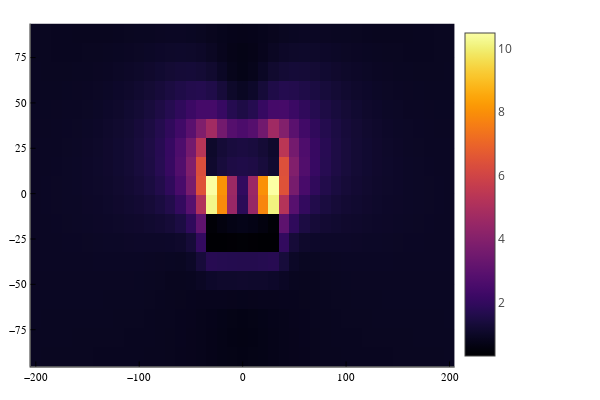

The notebook cell saved with this chart:
### Code cell
heatmap(xA,yA,imagenE)

### Figure 1 — Plotly figure (JSON) as saved in the notebook; plotly's stock layout.template omitted (floating-point values rounded to 4 significant figures; data arrays with more than 128 entries replaced by an {"elided": "..."} marker saying what was removed)
{"data": [{"colorbar": {"len": 0.9525, "title": {"text": ""}, "x": 0.7578, "y": 0.5139}, "colorscale": {"elided": "256x2 mixed values"}, "name": "y1", "showlegend": false, "showscale": true, "type": "heatmap", "x": [-205, -195, -185, -175, -165, -155, -145, -135, -125, -115, -105, -95, -85, -75, -65, -55, -45, -35, -25, -15, -5, 5, 15, 25, 35, 45, 55, 65, 75, 85, 95, 105, 115, 125, 135, 145, 155, 165, 175, 185, 195, 205], "xaxis": "x", "y": [-95.25, -84.75, -74.25, -63.75, -53.25, -42.75, -32.25, -21.75, -11.25, -0.75, 9.75, 20.25, 30.75, 41.25, 51.75, 62.25, 72.75, 83.25, 93.75], "yaxis": "y", "z": {"elided": "18x41 float values"}, "zmax": 10.47, "zmin": 0.2944}], "layout": {"annotations": [], "height": 400, "legend": {"bgcolor": "rgba(255, 255, 255, 1.000)", "bordercolor": "rgba(0, 0, 0, 1)", "borderwidth": 1, "font": {"color": "rgba(0, 0, 0, 1)", "family": "sans-serif", "size": 11}, "title": {"font": {"color": "rgba(0, 0, 0, 1)", "family": "sans-serif", "size": 15}, "text": ""}, "tracegroupgap": 0, "traceorder": "normal", "x": 1, "xanchor": "auto", "y": 1, "yanchor": "auto"}, "margin": {"b": 20, "l": 0, "r": 0, "t": 20}, "paper_bgcolor": "rgba(255, 255, 255, 1.000)", "plot_bgcolor": "rgba(255, 255, 255, 1.000)", "showlegend": true, "width": 600, "xaxis": {"anchor": "y", "domain": [0.05101, 0.7578], "gridcolor": "rgba(0, 0, 0, 0.1)", "gridwidth": 0.5, "linecolor": "rgba(0, 0, 0, 1)", "mirror": false, "range": [-205, 205], "showgrid": true, "showline": true, "showticklabels": true, "tickangle": 0, "tickcolor": "rgb(0, 0, 0)", "tickfont": {"color": "rgba(0, 0, 0, 1)", "family": "sans-serif", "size": 11}, "tickmode": "array", "ticks": "inside", "ticktext": ["−200", "−100", "0", "100", "200"], "tickvals": [-200, -100, 0, 100, 200], "title": {"font": {"color": "rgba(0, 0, 0, 1)", "family": "sans-serif", "size": 15}, "text": ""}, "type": "linear", "visible": true, "zeroline": false, "zerolinecolor": "rgba(0, 0, 0, 1)"}, "yaxis": {"anchor": "x", "domain": [0.03762, 0.9902], "gridcolor": "rgba(0, 0, 0, 0.1)", "gridwidth": 0.5, "linecolor": "rgba(0, 0, 0, 1)", "mirror": false, "range": [-95.25, 93.75], "showgrid": true, "showline": true, "showticklabels": true, "tickangle": 0, "tickcolor": "rgb(0, 0, 0)", "tickfont": {"color": "rgba(0, 0, 0, 1)", "family": "sans-serif", "size": 11}, "tickmode": "array", "ticks": "inside", "ticktext": ["−75", "−50", "−25", "0", "25", "50", "75"], "tickvals": [-75, -50, -25, 0, 25, 50, 75], "title": {"font": {"color": "rgba(0, 0, 0, 1)", "family": "sans-serif", "size": 15}, "text": ""}, "type": "linear", "visible": true, "zeroline": false, "zerolinecolor": "rgba(0, 0, 0, 1)"}}}
